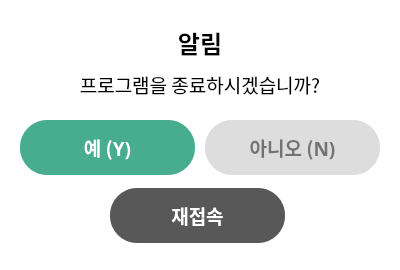
<?xml version="1.0" encoding="UTF-8"?>
<ui version="4.0">
 <class>Dialog</class>
 <widget class="QDialog" name="Dialog">
  <property name="windowModality">
   <enum>Qt::WindowModal</enum>
  </property>
  <property name="geometry">
   <rect>
    <x>0</x>
    <y>0</y>
    <width>400</width>
    <height>270</height>
   </rect>
  </property>
  <property name="windowTitle">
   <string>DAESUNG MES</string>
  </property>
  <property name="windowIcon">
   <iconset>
    <normaloff>../img/ICON.ico</normaloff>../img/ICON.ico</iconset>
  </property>
  <property name="styleSheet">
   <string notr="true">QDialog{
background-color: white;
}
QFrame{
background-color: white;
}
QPushButton#yes_btn, #ok_btn{
background-color: #47ad8e;
 color: white; 
border-radius: 27px
}
QPushButton#yes_btn:pressed, #ok_btn:pressed{
background-color: #3fa183;
}
QPushButton#no_btn{
background-color: #dddddd; 
color: #737373;
 border-radius: 27px
}
QPushButton#no_btn:pressed{
background-color: #d4d4d4; 
}
QPushButton#recon_btn{
color: #ffffff;
background:#585858;
border-radius:27px;
}
QPushButton#recon_btn:pressed{
 background-color: #4d4d4d;
}
</string>
  </property>
  <property name="modal">
   <bool>true</bool>
  </property>
  <layout class="QVBoxLayout" name="verticalLayout">
   <property name="spacing">
    <number>0</number>
   </property>
   <property name="leftMargin">
    <number>0</number>
   </property>
   <property name="topMargin">
    <number>0</number>
   </property>
   <property name="rightMargin">
    <number>0</number>
   </property>
   <property name="bottomMargin">
    <number>0</number>
   </property>
   <item>
    <widget class="QFrame" name="title_frame">
     <property name="minimumSize">
      <size>
       <width>0</width>
       <height>120</height>
      </size>
     </property>
     <property name="maximumSize">
      <size>
       <width>16777215</width>
       <height>120</height>
      </size>
     </property>
     <property name="frameShape">
      <enum>QFrame::NoFrame</enum>
     </property>
     <property name="frameShadow">
      <enum>QFrame::Raised</enum>
     </property>
     <layout class="QVBoxLayout" name="verticalLayout_2">
      <property name="spacing">
       <number>0</number>
      </property>
      <property name="leftMargin">
       <number>10</number>
      </property>
      <property name="topMargin">
       <number>15</number>
      </property>
      <property name="rightMargin">
       <number>10</number>
      </property>
      <property name="bottomMargin">
       <number>20</number>
      </property>
      <item>
       <widget class="QLabel" name="title_label">
        <property name="font">
         <font>
          <family>맑은 고딕</family>
          <pointsize>18</pointsize>
          <weight>75</weight>
          <bold>true</bold>
         </font>
        </property>
        <property name="styleSheet">
         <string notr="true">border: none;</string>
        </property>
        <property name="text">
         <string>알림</string>
        </property>
        <property name="alignment">
         <set>Qt::AlignCenter</set>
        </property>
       </widget>
      </item>
      <item>
       <widget class="QLabel" name="title2_label">
        <property name="maximumSize">
         <size>
          <width>16777215</width>
          <height>30</height>
         </size>
        </property>
        <property name="font">
         <font>
          <family>맑은 고딕 Semilight</family>
          <pointsize>14</pointsize>
          <weight>50</weight>
          <bold>false</bold>
         </font>
        </property>
        <property name="styleSheet">
         <string notr="true">border: none;</string>
        </property>
        <property name="text">
         <string>&lt;html&gt;&lt;head/&gt;&lt;body&gt;&lt;p&gt;프로그램을 종료하시겠습니까?&lt;/p&gt;&lt;/body&gt;&lt;/html&gt;</string>
        </property>
        <property name="alignment">
         <set>Qt::AlignCenter</set>
        </property>
       </widget>
      </item>
     </layout>
    </widget>
   </item>
   <item>
    <widget class="QFrame" name="btns_frame">
     <property name="maximumSize">
      <size>
       <width>16777215</width>
       <height>16777215</height>
      </size>
     </property>
     <property name="styleSheet">
      <string notr="true"/>
     </property>
     <property name="frameShape">
      <enum>QFrame::NoFrame</enum>
     </property>
     <property name="frameShadow">
      <enum>QFrame::Raised</enum>
     </property>
     <layout class="QHBoxLayout" name="horizontalLayout">
      <property name="spacing">
       <number>0</number>
      </property>
      <property name="leftMargin">
       <number>0</number>
      </property>
      <property name="topMargin">
       <number>0</number>
      </property>
      <property name="rightMargin">
       <number>0</number>
      </property>
      <property name="bottomMargin">
       <number>0</number>
      </property>
      <item>
       <widget class="QStackedWidget" name="stackedWidget">
        <property name="styleSheet">
         <string notr="true">border:none;</string>
        </property>
        <property name="currentIndex">
         <number>1</number>
        </property>
        <widget class="QWidget" name="ok_page">
         <layout class="QHBoxLayout" name="horizontalLayout_3">
          <property name="spacing">
           <number>0</number>
          </property>
          <property name="leftMargin">
           <number>60</number>
          </property>
          <property name="topMargin">
           <number>0</number>
          </property>
          <property name="rightMargin">
           <number>60</number>
          </property>
          <property name="bottomMargin">
           <number>25</number>
          </property>
          <item>
           <widget class="QPushButton" name="ok_btn">
            <property name="sizePolicy">
             <sizepolicy hsizetype="Expanding" vsizetype="Expanding">
              <horstretch>0</horstretch>
              <verstretch>0</verstretch>
             </sizepolicy>
            </property>
            <property name="minimumSize">
             <size>
              <width>175</width>
              <height>55</height>
             </size>
            </property>
            <property name="maximumSize">
             <size>
              <width>175</width>
              <height>55</height>
             </size>
            </property>
            <property name="font">
             <font>
              <family>맑은 고딕</family>
              <pointsize>16</pointsize>
              <weight>75</weight>
              <bold>true</bold>
             </font>
            </property>
            <property name="cursor">
             <cursorShape>PointingHandCursor</cursorShape>
            </property>
            <property name="styleSheet">
             <string notr="true"/>
            </property>
            <property name="text">
             <string>확인</string>
            </property>
           </widget>
          </item>
         </layout>
        </widget>
        <widget class="QWidget" name="close_page">
         <widget class="QPushButton" name="yes_btn">
          <property name="geometry">
           <rect>
            <x>20</x>
            <y>0</y>
            <width>175</width>
            <height>55</height>
           </rect>
          </property>
          <property name="sizePolicy">
           <sizepolicy hsizetype="Expanding" vsizetype="Expanding">
            <horstretch>0</horstretch>
            <verstretch>0</verstretch>
           </sizepolicy>
          </property>
          <property name="minimumSize">
           <size>
            <width>175</width>
            <height>55</height>
           </size>
          </property>
          <property name="maximumSize">
           <size>
            <width>175</width>
            <height>55</height>
           </size>
          </property>
          <property name="font">
           <font>
            <family>맑은 고딕</family>
            <pointsize>14</pointsize>
            <weight>75</weight>
            <bold>true</bold>
           </font>
          </property>
          <property name="cursor">
           <cursorShape>PointingHandCursor</cursorShape>
          </property>
          <property name="styleSheet">
           <string notr="true"/>
          </property>
          <property name="text">
           <string>예 (Y)</string>
          </property>
         </widget>
         <widget class="QPushButton" name="no_btn">
          <property name="geometry">
           <rect>
            <x>205</x>
            <y>0</y>
            <width>175</width>
            <height>55</height>
           </rect>
          </property>
          <property name="sizePolicy">
           <sizepolicy hsizetype="Expanding" vsizetype="Expanding">
            <horstretch>0</horstretch>
            <verstretch>0</verstretch>
           </sizepolicy>
          </property>
          <property name="minimumSize">
           <size>
            <width>175</width>
            <height>55</height>
           </size>
          </property>
          <property name="maximumSize">
           <size>
            <width>175</width>
            <height>55</height>
           </size>
          </property>
          <property name="font">
           <font>
            <family>맑은 고딕</family>
            <pointsize>14</pointsize>
            <weight>75</weight>
            <bold>true</bold>
           </font>
          </property>
          <property name="cursor">
           <cursorShape>PointingHandCursor</cursorShape>
          </property>
          <property name="styleSheet">
           <string notr="true"/>
          </property>
          <property name="text">
           <string>아니오 (N)</string>
          </property>
         </widget>
         <widget class="QPushButton" name="recon_btn">
          <property name="geometry">
           <rect>
            <x>110</x>
            <y>68</y>
            <width>175</width>
            <height>55</height>
           </rect>
          </property>
          <property name="sizePolicy">
           <sizepolicy hsizetype="Expanding" vsizetype="Expanding">
            <horstretch>0</horstretch>
            <verstretch>0</verstretch>
           </sizepolicy>
          </property>
          <property name="minimumSize">
           <size>
            <width>175</width>
            <height>55</height>
           </size>
          </property>
          <property name="maximumSize">
           <size>
            <width>175</width>
            <height>55</height>
           </size>
          </property>
          <property name="font">
           <font>
            <family>맑은 고딕</family>
            <pointsize>14</pointsize>
            <weight>75</weight>
            <bold>true</bold>
           </font>
          </property>
          <property name="cursor">
           <cursorShape>PointingHandCursor</cursorShape>
          </property>
          <property name="styleSheet">
           <string notr="true"/>
          </property>
          <property name="text">
           <string>재접속</string>
          </property>
         </widget>
        </widget>
       </widget>
      </item>
     </layout>
    </widget>
   </item>
  </layout>
 </widget>
 <resources/>
 <connections/>
</ui>
